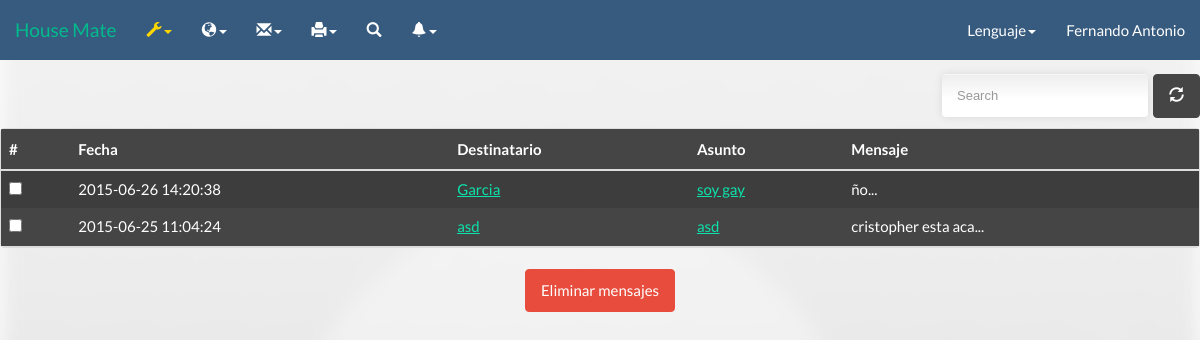
Screenshot of /HouseMate2_2/enviados.php (signed in) with the database file from the repository.
### tables this page shows
CREATE TABLE IF NOT EXISTS `tbusuario` (
  `idUsuario` varchar(5) NOT NULL DEFAULT '',
  `nombre` varchar(20) DEFAULT NULL,
  `apellido` varchar(20) DEFAULT NULL,
  `fechanac` date NOT NULL,
  `correo` varchar(50) DEFAULT NULL,
  `usuario` varchar(20) DEFAULT NULL,
  `contra` varchar(20) DEFAULT NULL,
  `tipo` int(1) DEFAULT NULL,
  `image` varchar(50) DEFAULT NULL
);

CREATE TABLE IF NOT EXISTS `mensaje` (
`idmensaje` int(5) NOT NULL,
  `remitente` varchar(5) NOT NULL,
  `destinatario` varchar(5) NOT NULL,
  `asunto` varchar(25) NOT NULL,
  `mensaje` varchar(260) NOT NULL,
  `fecha` datetime NOT NULL,
  `estado` char(1) NOT NULL,
  `estado2` char(1) NOT NULL
);

### HouseMate2_2/Call/Lenguaje/Idiomas/langes.php (called while the page is built, shortened)
<?php
$lang = array();
$lang['peritada'] = "Peritada";
$lang['denor'] = "Resultado :";
$lang['Constr'] ="Construcción";
$lang['lot'] = "Terreno";
$lang['lotvalue'] = "Valor de terreno";
$lang['builvalue'] = "Valor construcción";
$lang['VU'] = "Valor unitario";
$lang['FE'] = "Estado de conservación";
$lang['FD'] = "Factor depreciación";
$lang['VNR'] = "Valor neto";
$lang['VNR'] = "Valor neto nuevo";
$lang['FFU'] = "Factor funcionalidad";
$lang['VUR'] = "Vida útil remanente";
$lang['ValuoR'] = "Valuar inmueble";
$lang['Valuo'] = "Valuar";
$lang['agev'] = "Vida útil";
$lang['ages'] = "Age";
$lang['age'] = "Edad de construcción";
$lang['NoTa'] = "Tags normales";
$lang['NoTa2'] = "Tags extras";
$lang['are'] = "Área";
$lang['area1'] = "Área de terreno";
$lang['area2'] = "Área construcción";
$lang['esta1'] = "Nuevo";
$lang['esta2'] = "Bueno";
$lang['esta3'] = "Medio";
$lang['esta4'] = "Regular";
$lang['esta5'] = "Reparaciones sencillas";
$lang['esta6'] = "Reparaciones medias";
$lang['esta7'] = "Reparaciones importantes";
$lang['esta8'] = "Reparaciones cruciales";
$lang['esta9'] = "En desecho";
$lang['esta10'] = "Inrreversible";
$lang['ME'] = "Modifciar empresa";
$lang['Titulo'] = "Título";
$lang['TY'] = "No puedes repetir un título";
$lang['Request'] = "Solicitar";
$lang['Start'] = "Inicio";
$lang['Anuncios'] = "Anuncio";
$lang['UpgradeM'] = "Mejorar";
$lang['accept'] = "Aceptar";
$lang['No'] = "Rechazar";
$lang['mensaje'] = "Mensaje";
$lang['YTE'] = "Ya tiene una empresa";
$lang['TE'] = "Tiene una empresa";
$lang['Need'] = "No tengo cuenta";
$lang['Page_title'] = 'House Mate';
$lang['Cuenta'] = 'Registrarse';
$lang['Acerca'] = 'Acerca de';
$lang['Config'] = 'Configuración';
$lang['Informacion'] = 'Información';
$lang['Solicitud'] = "Solicitud";
$lang['Status'] = "Estado";
$lang['aprovado'] = "Aprovado";
$lang['naprovado'] = "No aprovado";
$lang['compose'] = "Enviar";
$lang['nocuentaop'] = "Para poder acceder a estas funciones debes mejorar tu cuenta";
$lang['Aqui'] = "Aqui!!";
$lang['new-empresa'] = " esta interesado en ti";
?>

### HouseMate2_2/enviados.php (the view, shortened to what this page needs)
<!DOCTYPE HTML>
<html>
<head>
    <link href='css/bootstrap.min.css' rel='stylesheet'/>
	<link href='css/appeal.css' rel='stylesheet'/>
    <link href='css/bootstrap.min.css' rel='stylesheet'/>
	<link href='css/intro.css' rel='stylesheet'/>
	<link href="css/bootstrap-table.css" rel="stylesheet">
</head>
<body>
<?php
	switch($_SESSION['tip'])
	{
		case 1:
		include("Header/barranav2.php");
		break;
	}
?>
<?php
$usuario = $_SESSION['id'];
$consulta = "SELECT * FROM mensaje WHERE remitente = '$usuario' AND estado2 = '1' OR estado2 = '2' ORDER BY fecha DESC";
$cs = mysql_query($consulta);
?>
<form action="enviados.php" method="POST">
<table data-toggle='table'  id='here' class='table table-striped table-hover negro'  data-search='true' data-show-refresh='true' data-query-params='queryParams'>
          <thead>
            <tr>
                <th>#</th>
                <th><?php echo $lang['fecha'];?></th>
                <th><?php echo $lang['destin'];?></th>
                <th><?php echo $lang['asunto'];?></th>
                <th><?php echo $lang['msj'];?></th>
            </tr>
          </thead>
            <tbody>
            <?php
                while($row = mysql_fetch_array($cs)){
                    $desc = mysql_query("SELECT usuario FROM tbusuario WHERE idUsuario ='".$row['destinatario']."'");
                    while($row2 = mysql_fetch_array($desc)){
                    echo "<tr>
                        <td><input name= 'check[]' value='".$row['idmensaje']."' type='checkbox''></td>
                        <td>".$row['fecha']."</td>
                        <td><a href='perfil.php?usuario=".$row2['usuario']."'>".$row2['usuario']."</a></td>
                        <td><a href='msj_enviado.php?idmensaje=".$row['idmensaje']."'>".$row['asunto']."</a></td>
                        <td>".substr($row['mensaje'],0,50)."...</td>
                    </tr>";
                    }
                }
            ?>
            </tbody>
        </table>
		<br>
    <center><button name="eliminar" type="submit" class="btn btn-danger boxleft" value="2"><?php echo $lang['msj-elim'];?></button></center>
</form>
</body>
</html>

### HouseMate2_2/css/intro.css (style rules this page uses)
.negro { background-color: #464545; }

### rows the page displays
mensaje: fecha "2015-06-26 14:20:38", asunto "soy gay", mensaje "ño"
tbusuario: usuario "Garcia"
mensaje: fecha "2015-06-25 11:04:24", asunto "asd", mensaje "cristopher esta aca"
tbusuario: usuario "asd"

### other values shown
$lang['Idioma'] "Lenguaje"
$_SESSION['user'] "Fernando Antonio"
$lang['fecha'] "Fecha"
$lang['destin'] "Destinatario"
$lang['asunto'] "Asunto"
$lang['msj'] "Mensaje"
$lang['msj-elim'] "Eliminar mensajes"
